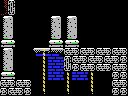

A level layout from a 2D game, rendered from its tile map. Below: a short description, then the map file with its tile-grid data intact:
An orthogonal 16x12 tile map with 8x8 px tiles, 1 tile layer (Tile Layer 1) and 8 objects (2x item, 2x breakable-left, 2x door-left, big-item, 4x4-item).

<map version="1.0" orientation="orthogonal" renderorder="right-down" width="16" height="12" tilewidth="8" tileheight="8" nextobjectid="9">
 <properties>
  <property name="down" value="hole" />
  <property name="right" value="half-hole" />
  <property name="up" value="hole" />
 </properties>
 <tileset firstgid="1" name="tiles" tilewidth="8" tileheight="8" tilecount="256" columns="16">
  <image source="tiles.png" width="128" height="128" />
 </tileset>
 <layer name="Tile Layer 1" width="16" height="12">
  <data encoding="csv">
251,105,1,1,1,1,1,1,1,1,1,1,1,1,1,1,
124,106,1,1,1,1,1,1,1,1,1,1,1,1,1,1,
196,197,1,1,1,1,196,197,196,197,1,1,1,1,1,1,
212,213,1,1,1,1,212,213,212,213,1,1,1,1,1,1,
228,229,1,1,1,1,228,229,228,229,1,1,1,1,1,1,
244,245,1,1,1,1,244,245,244,245,1,1,1,1,1,1,
196,197,1,1,140,136,138,139,103,104,103,104,103,104,103,104,
212,213,1,1,1,135,217,217,105,103,104,103,104,103,104,165,
228,229,1,1,1,135,233,233,106,165,103,104,103,104,103,104,
244,245,1,1,1,135,201,201,135,201,201,135,1,1,165,165,
103,104,103,104,1,135,1,1,135,1,1,135,1,1,103,104,
165,103,104,165,1,256,1,1,256,1,1,256,1,1,165,165
</data>
 </layer>
 <objectgroup name="objects">
  <object id="1" type="item" x="16" y="64" width="16" height="16" />
  <object id="2" type="item" x="88" y="32" width="16" height="16" />
  <object id="3" type="big-item" x="80" y="24" width="32" height="24" />
  <object id="4" type="breakable-left" x="0" y="48" width="16" height="32" />
  <object id="5" type="breakable-left" x="0" y="16" width="16" height="32" />
  <object id="6" type="door-left" x="0" y="16" width="16" height="24" />
  <object id="7" type="door-left" x="0" y="48" width="16" height="24" />
  <object id="8" type="4x4-item" x="80" y="16" width="32" height="32" />
 </objectgroup>
</map>
